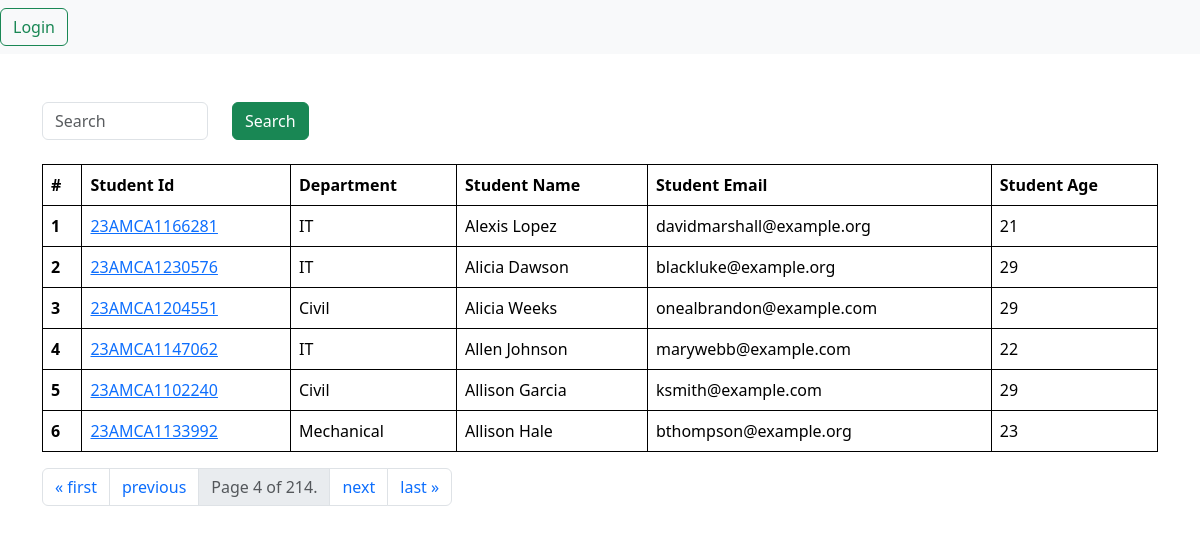
Before: /students/?page=4 with the older database file.
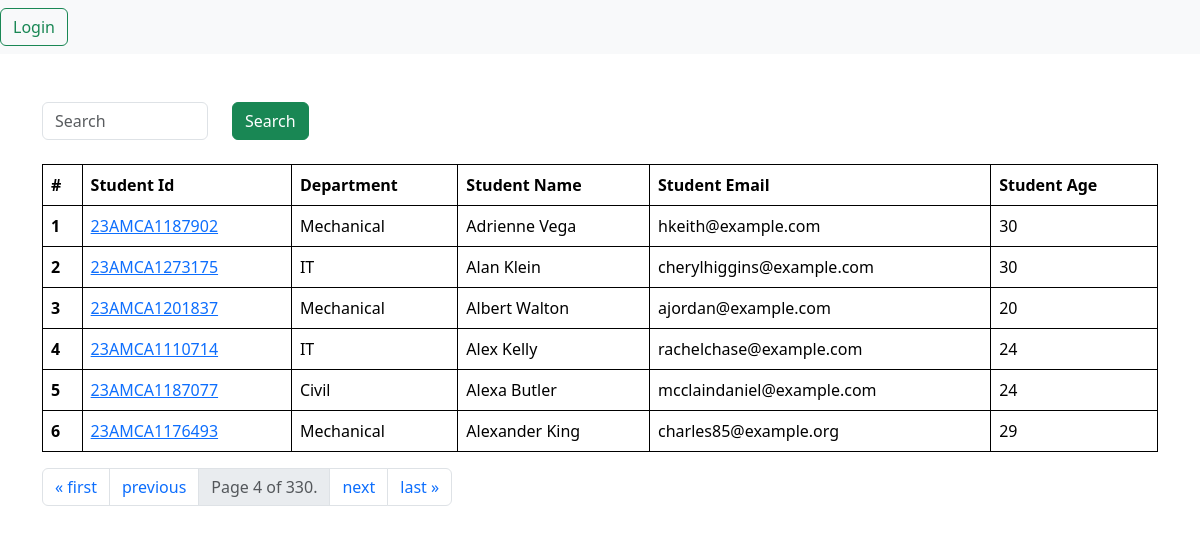
After: the same page with the newer database file.
### vege/models.py (models this page shows, shortened)
class Student(models.Model):
    department = models.ForeignKey(Department, related_name='depart', on_delete=models.CASCADE)
    student_id = models.OneToOneField(StudentId, related_name='studentid', on_delete=models.CASCADE)
    student_name = models.CharField(max_length=100)
    student_email = models.EmailField(unique = True)
    student_age = models.IntegerField(default=18)
    student_address = models.TextField()
    is_deleted = models.BooleanField(default=False)
    objects = StudentManager()  # custome manager
    admin_objects = models.Manager()  # built in manager
    class Meta:
        ordering = ['student_name']
        verbose_name = "student"

class StudentId(models.Model):
    student_id = models.CharField(max_length=100)
    def __str__(self):
        return self.student_id

class Department(models.Model):
    department = models.CharField(max_length=100)
    def __str__(self):
        return self.department
    class Meta:
        ordering = ['department'] # Orders departments in descending order

### vege/views.py (the view, shortened to what this page needs)
# urls.py: path('students/', get_student, name = 'students'),
def get_student(request):
    querySet = Student.objects.all()
    paginator = Paginator(querySet, 6)  # Show 6 query per page.
    page_number = request.GET.get("page", 1)  # this shows from which page to start with
    page_obj = paginator.get_page(page_number)
    print(page_obj)
    return render(request, 'report/student.html', {'querySet' : page_obj})

### vege/models.py (called while the page is built)
    def get_queryset(self):
        return super().get_queryset().filter(is_deleted = False)

### vege/templates/report/student.html
{% extends "base.html" %}
{% block start %}
<div class="container mt-5">
        <form class="mb-4">
        <div class="row">
            <div class= "col-md-2">
                <input class="form-control" name="search" placeholder = "Search">
            </div>
            <div class= "col-md-6">
                <button class="btn btn-success">Search</button>
            </div>
        </div>
    </form>
    <table class="table striped">
        <thead>
          <tr>
            <th scope="col">#</th>
            <th scope="col">Student Id</th>
            <th scope="col">Department</th>
            <th scope="col">Student Name</th>
            <th scope="col">Student Email</th>
            <th scope="col">Student Age</th>
          </tr>
        </thead>
        <tbody>
            {% for student in querySet %}
          <tr>
            <th scope="row">{{forloop.counter}}</th>
            <td>
                <a href = "{% url 'see_marks' student.student_id %}"> {{student.student_id}} </a>
            </td>
            <td>{{student.department}}</td>
            <td>{{student.student_name}}</td>
            <td>{{student.student_email}}</td>
            <td>{{student.student_age}}</td>
          </tr>
          {% endfor %}
        </tbody>
      </table>
      <nav aria-label="Page navigation example">
        <ul class="pagination">
          {% if querySet.has_previous %}
            <li class="page-item">
              <a class="page-link" href="?page=1" aria-label="First">
                <span aria-hidden="true">&laquo; first</span>
              </a>
            </li>
            <li class="page-item">
              <a class="page-link" href="?page={{ querySet.previous_page_number }}" aria-label="Previous">
                <span aria-hidden="true">previous</span>
              </a>
            </li>
          {% endif %}
          <li class="page-item disabled">
            <span class="page-link">
              Page {{ querySet.number }} of {{ querySet.paginator.num_pages }}.
            </span>
          </li>
          {% if querySet.has_next %}
            <li class="page-item">
              <a class="page-link" href="?page={{ querySet.next_page_number }}" aria-label="Next">
                <span aria-hidden="true">next</span>
              </a>
            </li>
            <li class="page-item">
              <a class="page-link" href="?page={{ querySet.paginator.num_pages }}" aria-label="Last">
                <span aria-hidden="true">last &raquo;</span>
              </a>
            </li>
          {% endif %}
        </ul>
      </nav>
</div>
{% endblock %}

Changed rows visible on the page:
no longer on this page (row unchanged): Student: student_id "23AMCA1166281", department "IT", student_name "Alexis Lopez", student_email "davidmarshall@example.org", student_age "21"
no longer on this page (row unchanged): Student: student_id "23AMCA1230576", department "IT", student_name "Alicia Dawson", student_email "blackluke@example.org", student_age "29"
no longer on this page (row unchanged): Student: student_id "23AMCA1204551", department "Civil", student_name "Alicia Weeks", student_email "onealbrandon@example.com", student_age "29"
no longer on this page (row unchanged): Student: student_id "23AMCA1147062", department "IT", student_name "Allen Johnson", student_email "marywebb@example.com", student_age "22"
no longer on this page (row unchanged): Student: student_id "23AMCA1102240", department "Civil", student_name "Allison Garcia", student_email "ksmith@example.com", student_age "29"
no longer on this page (row unchanged): Student: student_id "23AMCA1133992", department "Mechanical", student_name "Allison Hale", student_email "bthompson@example.org", student_age "23"
now on this page (row unchanged): Student: student_id "23AMCA1187902", department "Mechanical", student_name "Adrienne Vega", student_email "hkeith@example.com", student_age "30"
added Student: student_id "23AMCA1273175", department "IT", student_name "Alan Klein", student_email "cherylhiggins@example.com", student_age "30"
now on this page (row unchanged): Student: student_id "23AMCA1201837", department "Mechanical", student_name "Albert Walton", student_email "ajordan@example.com", student_age "20"
added Student: student_id "23AMCA1110714", department "IT", student_name "Alex Kelly", student_email "rachelchase@example.com", student_age "24"
added Student: student_id "23AMCA1187077", department "Civil", student_name "Alexa Butler", student_email "mcclaindaniel@example.com", student_age "24"
added Student: student_id "23AMCA1176493", department "Mechanical", student_name "Alexander King", student_email "charles85@example.org", student_age "29"
Other visible differences:
{{ querySet.paginator.num_pages }}: "214" → "330"
